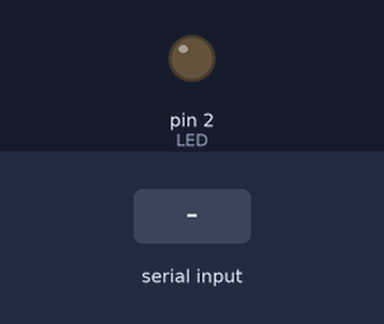
A sketch run on a simulated Arduino Uno, built with avr-gcc and run on an emulated ATmega328P. Parts: output pins drawn as LEDs (lit = HIGH). The inputs (shaded band) are chosen by the test bench. What the sketch prints to the serial monitor is not drawn.

Above: at 1.2 s.
1.3 s: "b" received over Serial
At 1.6 s:
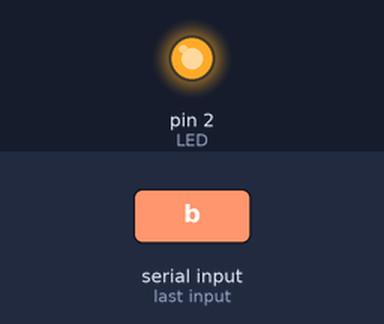
2.8 s: "a" received over Serial
At 3.1 s:
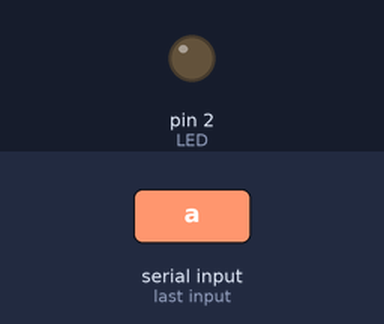
Timing chart, 0 to 5.8 s (numbered marks = the images above; inputs shaded):
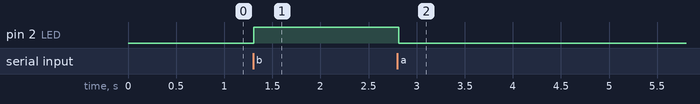

Measured:
- after the input at 1.3 s, pin 2 (LED): LOW → HIGH at once
- after the input at 2.8 s, pin 2 (LED): HIGH → LOW at once

The sketch:

seforAapagaeseforBacende.ino
```cpp
const int LED=2;
char valorLido='c';

void setup() {
Serial.begin(9600); //configura comunicação serial com 9600 bps
pinMode(LED,OUTPUT); //configura pino do led como saída
}

void loop() {
Serial.println("eu, a polly, e o be estamos blz");
if (Serial.available())
{
valorLido=Serial.read();
if(valorLido== 'b')
digitalWrite(LED,HIGH); //inverte estado do LED
if(valorLido== 'a')
digitalWrite(LED,LOW); //inverte estado do LED
}
}
```
